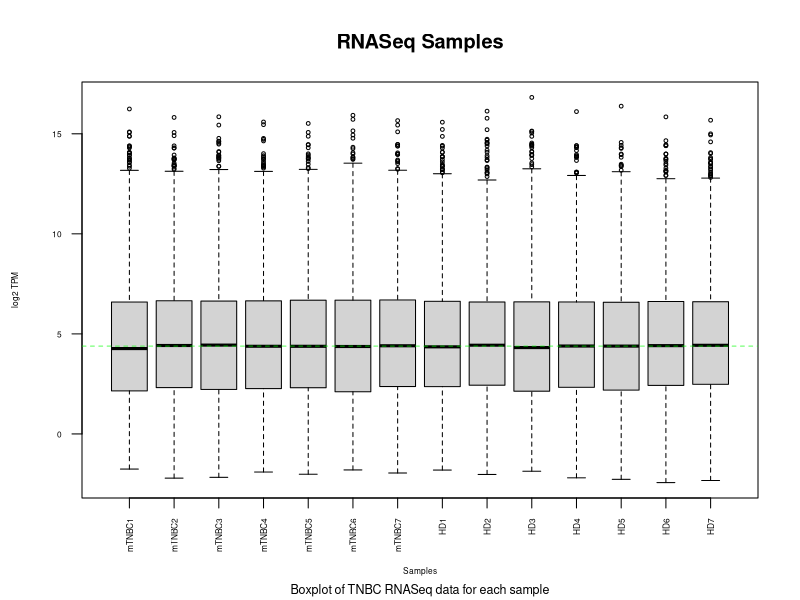
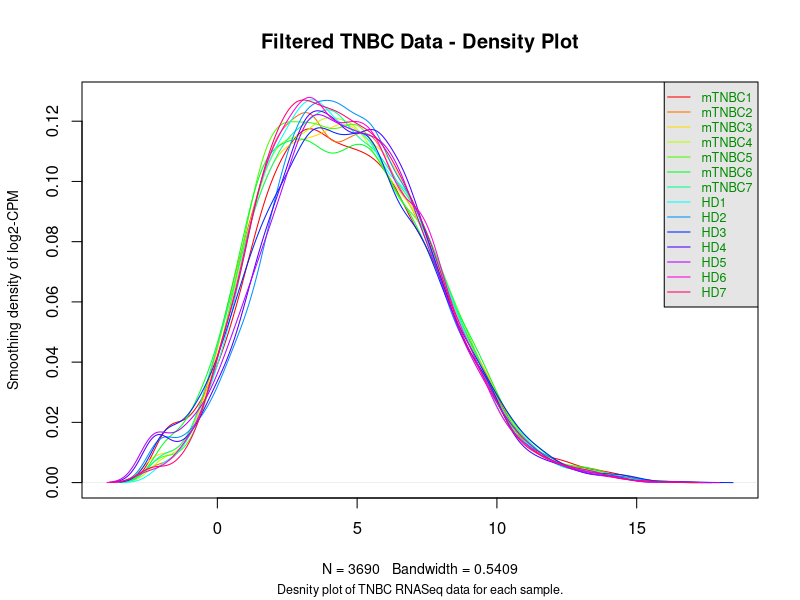
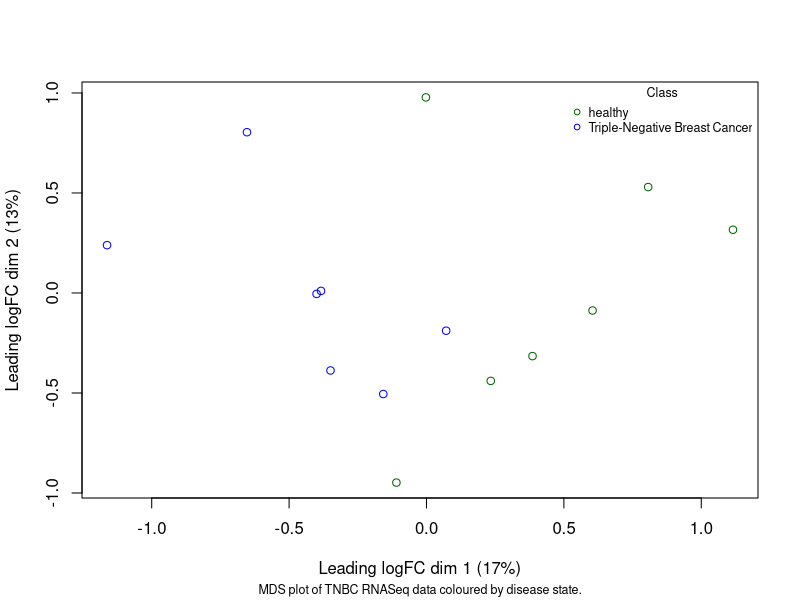
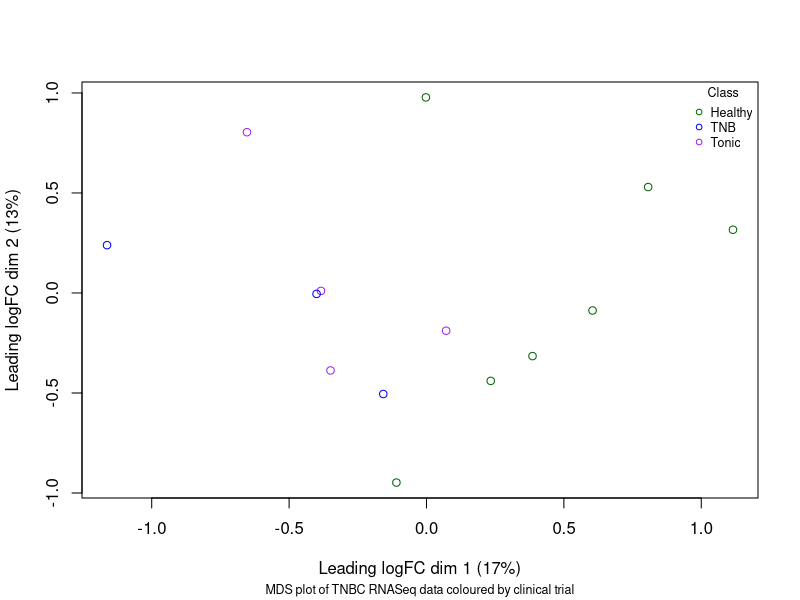
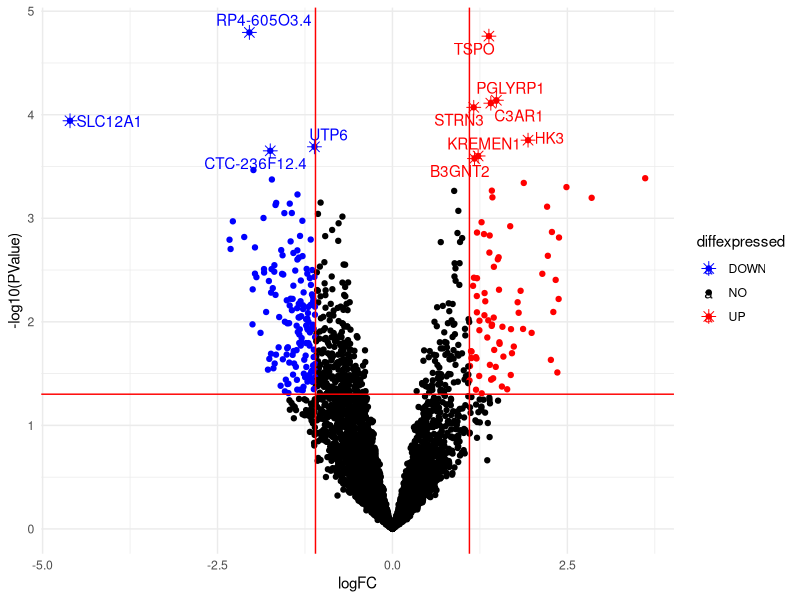
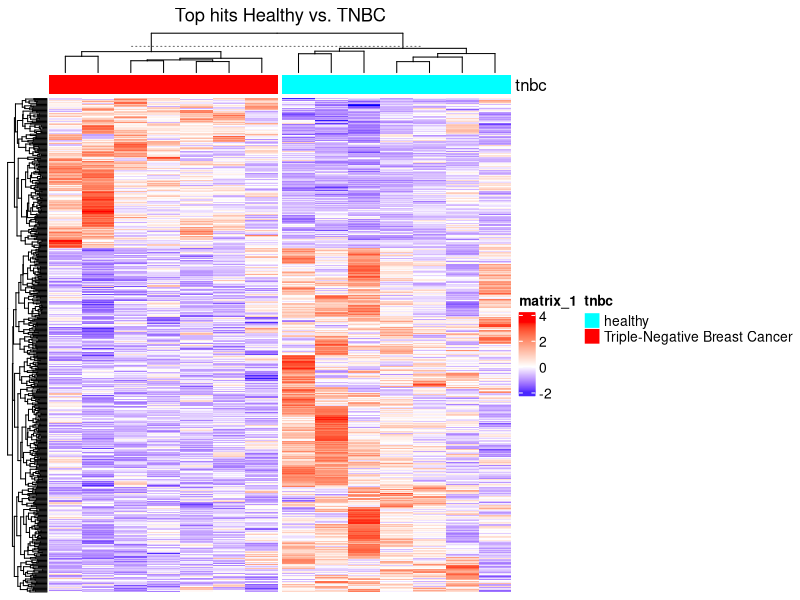

The R script that drew these images, in order:
## ---- chunk 1
if (!requireNamespace("ggrepel", quietly = TRUE)) {
  install.packages("ggrepel")
}

library(edgeR)
library(ComplexHeatmap)
library(circlize)
library(ggrepel)
library(ggplot2)
## ---- chunk 2
# load in data from csv file
normalized_tnbc_data <- read.csv("normalized_tnbc_data.csv")

# reset index and remove the row
rownames(normalized_tnbc_data) <- normalized_tnbc_data$X
normalized_tnbc_data$X <- NULL
## ---- chunk 3
normalized_tnbc_data
## ---- chunk 4
plot_count_distribution <- function(count_data, title = "RNASeq Samples") {
  data2plot <- log2(count_data)
  boxplot(data2plot, xlab = "Samples", ylab = "log2 TPM",
    las = 2, cex = 0.5, cex.lab = 0.5,
    cex.axis = 0.5, main = "RNASeq Samples")
  #draw the median on each box plot
  abline(h = median(apply(data2plot, 2, median)),
    col = "green", lwd = 0.6, lty = "dashed")
  mtext("Boxplot of TNBC RNASeq data for each sample", side = 1, line = 4, cex = 0.75)
  
  counts_density <- apply(log2(count_data), 2, density)
    #calculate the limits across all the samples
    xlim <- 0; ylim <- 0
    for (i in 1:length(counts_density)) {
      xlim <- range(c(xlim, counts_density[[i]]$x));
      ylim <- range(c(ylim, counts_density[[i]]$y))
    }
    cols <- rainbow(length(counts_density))
    ltys <- rep(1, length(counts_density))
    #plot the first density plot to initialize the plot
    plot(counts_density[[1]], xlim=xlim, ylim=ylim, type="n",
      ylab="Smoothing density of log2-CPM",
      main=paste(title, "- Density Plot"), cex.lab = 0.85)
    #plot each line
    for (i in 1:length(counts_density))
      lines(counts_density[[i]], col=cols[i], lty=ltys[i])
    #create legend
    legend("topright", colnames(data2plot),
      col=cols, lty=ltys, cex=0.75,
      border ="blue", text.col = "green4",
      merge = TRUE, bg = "gray90")
    mtext("Desnity plot of TNBC RNASeq data for each sample.", side = 1, line = 4, cex = 0.75)
}

plot_count_distribution(normalized_tnbc_data, title = "Filtered TNBC Data")
## ---- chunk 5
# load in data from csv file
sample_info_data <- read.csv("sample_info_data.csv")

# reset index and remove the row
rownames(sample_info_data) <- sample_info_data$X
sample_info_data$X <- NULL
## ---- chunk 6
sample_info_data
## ---- chunk 7
tnbc_dge_list <- edgeR::DGEList(counts=normalized_tnbc_data, group=sample_info_data$diseaseState)
tnbc_norm_factors <- calcNormFactors(tnbc_dge_list)

limma::plotMDS(tnbc_norm_factors, labels=NULL, pch = 1,
               col = c("darkgreen","blue")[factor(sample_info_data$diseaseState)])

legend("topright", 
       legend=levels(factor(sample_info_data$diseaseState)),
  pch=c(1), col= c("darkgreen","blue"),title="Class",
  bty = 'n', cex = 0.75)

mtext("MDS plot of TNBC RNASeq data coloured by disease state.", side = 1, line = 4, cex = 0.75)
## ---- chunk 8
tnbc_dge_list_trial <- edgeR::DGEList(counts=normalized_tnbc_data, group=sample_info_data$trial)
tnbc_norm_factors_trial <- calcNormFactors(tnbc_dge_list)

limma::plotMDS(tnbc_norm_factors_trial, labels=NULL, pch = 1,
               col = c("darkgreen","blue", "purple")[factor(sample_info_data$trial)])

legend("topright", 
       legend=levels(factor(sample_info_data$trial)),
  pch=c(1), col= c("darkgreen","blue", "purple"),title="Class",
  bty = 'n', cex = 0.75)

mtext("MDS plot of TNBC RNASeq data coloured by clinical trial", side = 1, line = 4, cex = 0.75)
## ---- chunk 9
# set up model based off disease state
model_design_pattern <- model.matrix(~ sample_info_data$diseaseState)

# calculate dispersion and fit it to the model
tnbc_dispersion <- estimateDisp(tnbc_dge_list, model_design_pattern)
tnbc_fit <- glmQLFit(tnbc_dispersion, model_design_pattern)
## ---- chunk 10
qlf_disease_state <- glmQLFTest(tnbc_fit, coef='sample_info_data$diseaseStateTriple-Negative Breast Cancer')
qlf_output_hits <- topTags(qlf_disease_state, sort.by = "PValue", n = nrow(normalized_tnbc_data))
## ---- chunk 11
results_table <- qlf_output_hits$table
results_table$gene <- rownames(results_table)

print(length(results_table$gene[results_table$PValue < 0.05]))
## ---- chunk 12
print(results_table$gene[results_table$FDR <= 0.1 & results_table$PValue < 0.05])
## ---- chunk 13
# a column to categorize whether something is differentially expressed or not
results_table$diffexpressed <- "NO"
# if logFC > 1.1 and p-value < 0.05, set as "UP" 
results_table$diffexpressed[results_table$logFC > 1.1 & results_table$PValue < 0.05] <- "UP"
# if logFC < -1.1 and p-value < 0.05, set as "DOWN" 
results_table$diffexpressed[results_table$logFC < -1.1 & results_table$PValue < 0.05] <- "DOWN"

# add a column to label the differentially expressed genes that pass correction
results_table$label <- NA
results_table$label[results_table$FDR <= 0.1] <- results_table$gene[results_table$FDR <= 0.1]

# plot adding up all layers we have seen so far
ggplot(data=results_table, aes(x=logFC, y=-log10(PValue), col=diffexpressed, label=label)) +
        geom_point() + 
  geom_point(data=subset(results_table, !is.na(label)), shape=8, size=3) +  # star markers for labeled genes
        theme_minimal() +
        geom_text_repel() +
        scale_color_manual(values=c("blue", "black", "red")) +
        geom_vline(xintercept=c(-1.1, 1.1), col="red") +
        geom_hline(yintercept=-log10(0.05), col="red")

## ---- chunk 14
# take out the top-hits with p-value < 0.05
top_hits <- rownames(qlf_output_hits$table)[qlf_output_hits$table$PValue<0.05]

# index only the top hits and row-normalize the data
heatmap_matrix_tophits <- t(scale(t(normalized_tnbc_data[which(rownames(normalized_tnbc_data) %in% top_hits),])))

# set up colors for the heatmap
heatmap_col = colorRamp2(c(min(heatmap_matrix_tophits), 0, max(heatmap_matrix_tophits)), 
                         c("blue", "white", "red"))


# create color mapping for disease state
unique_tnbc <- unique(sample_info_data$diseaseState)
unique_tnbc_colors <- rainbow(n = length(unique_tnbc))
names(unique_tnbc_colors) <- unique_tnbc

# set up annotation by disease state
ha_pat <- HeatmapAnnotation(df = data.frame(tnbc = sample_info_data$diseaseState),
                            col = list(tnbc = unique_tnbc_colors), show_legend = TRUE)

# plot heatmap
tnbc_heatmap <- Heatmap(as.matrix(heatmap_matrix_tophits),
                        top_annotation = ha_pat, # set up heatmap annotation
                        column_split = sample_info_data$diseaseState, # cluster by disease state
                        cluster_rows = TRUE, cluster_columns = TRUE, # cluster rows and columns
                        show_row_dend =TRUE, show_column_dend = TRUE,  # show row and column dendrograms
                        col=heatmap_col, # set up colors
                        show_column_names = FALSE, show_row_names = FALSE, # dont show row or col names
                        show_heatmap_legend = TRUE, # show legend
                        column_title = ("Top hits Healthy vs. TNBC"))

tnbc_heatmap
